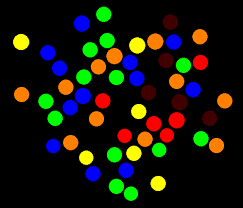
#> input picture Image Processing/img/images.png, 243 x 208 px
$ jupyter execute 'Object Counting by Color.ipynb'
#> lines starting #> are read from the running program, lines starting #| are printed output that depends on the picture; after the words box and inside, x2 and y2 are one past the last pixel; in counts of white or black regions, pixels touching at a corner belong together
[cell 1]
import cv2
import numpy as np
import matplotlib.pyplot as plt

[cell 2]
img=cv2.imread("../img/images.png")
#> img is the input picture: shape (208, 243, 3); mean B, G, R 11.1, 23, 23.4

[cell 3]
plt.figure(figsize=(14, 5))
# BGR to RGB [..., ::-1]
plt.imshow(img[..., ::-1])
plt.show()

[cell 4]
color_search=np.zeros((200,200,3),np.uint8)
color_selected=np.zeros((200,200,3),np.uint8)
hsv=cv2.cvtColor(img,cv2.COLOR_BGR2HSV)
#> hsv: shape (208, 243, 3); mean H, S, V 10.2, 54.2, 46.3

[cell 5]
lower_red1 = np.array([0, 50, 50])
upper_red1 = np.array([10, 255, 255])
lower_red2 = np.array([170, 50, 50])
upper_red2 = np.array([180, 255, 255])

mask1 = cv2.inRange(hsv, lower_red1, upper_red1)
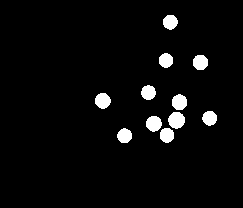
#> mask1: shape (208, 243); 4% white; 11 white regions
mask2 = cv2.inRange(hsv, lower_red2, upper_red2)
#> mask2: shape (208, 243); every value is 0

red_mask = cv2.bitwise_or(mask1, mask2)

plt.figure(figsize=(14, 5))
# BGR to RGB [..., ::-1]
plt.imshow(red_mask,cmap="grey")
plt.show()

[cell 6]
contours,hierarchy=cv2.findContours(red_mask,cv2.RETR_EXTERNAL,cv2.CHAIN_APPROX_SIMPLE)
#> contours = 11 contours; largest, box (x1, y1, x2, y2) and area: (168, 112, 185, 129) 198, (146, 116, 162, 132) 175, (95, 93, 111, 109) 174, (172, 94, 187, 110) 170, (193, 55, 208, 70) 164
for contour in contours:
    cv2.drawContours(img,[contour],-1,(0,255,0),2)
#> this loop made 11 passes
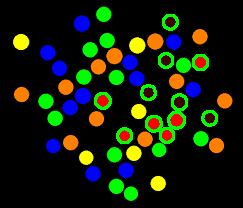
#> img: shape (208, 243, 3); 3.36% of pixels changed, all inside (x1, y1, x2, y2) = (94, 14, 218, 144)
plt.figure(figsize=(14, 5))
# BGR to RGB [..., ::-1]
plt.imshow(img[...,::-1])
plt.show()
